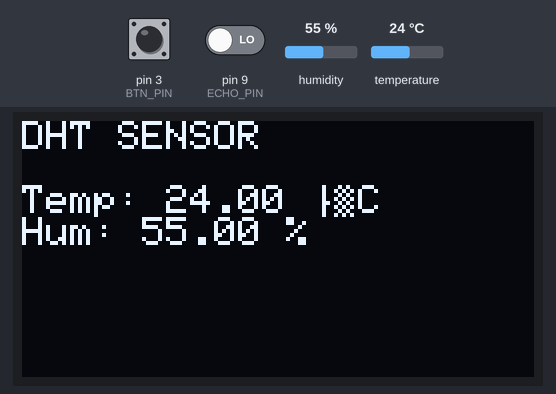
Recording of a sketch running on a simulated Arduino Uno, built with avr-gcc and run on an emulated ATmega328P. On the bench: 128×64 one-colour display. The test bench sets the inputs (shaded band); at power-on: humidity 55 %, pin 3 (BTN_PIN) HIGH, temperature 24 °C, pin 9 (ECHO_PIN) LOW.

Above: at 1.7 s.
1.8 s: humidity set to 22 %
At 3.9 s:
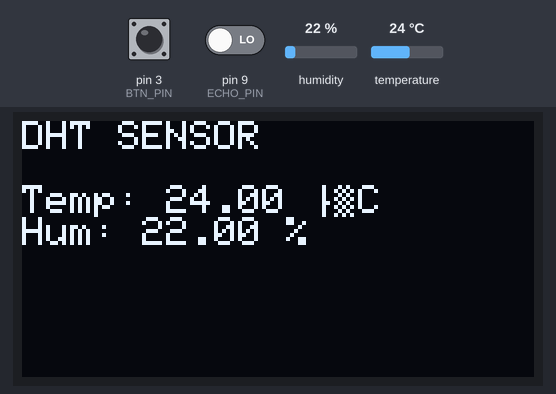
4.2 s: pin 3 (BTN_PIN) pulled LOW for 0.15 s
At 6.0 s:
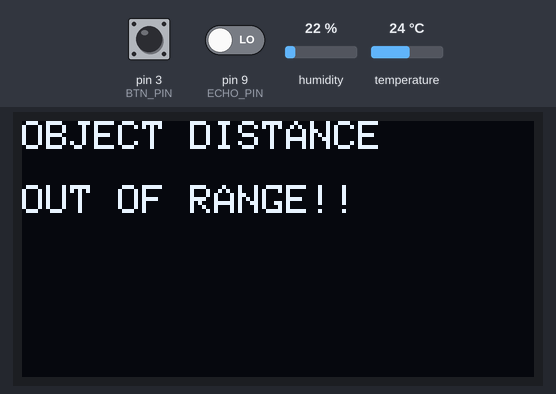
6.8 s: pin 3 (BTN_PIN) pulled LOW for 1 s
At 8.7 s:
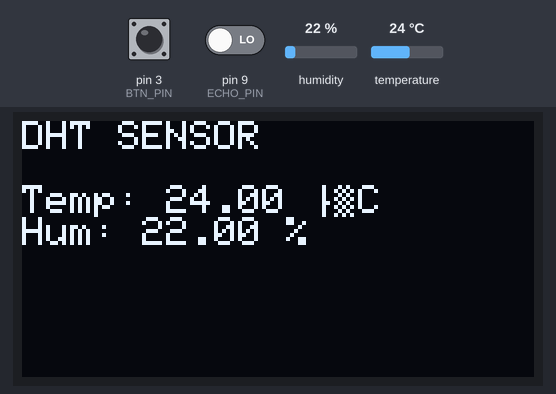
9.3 s: temperature set to 12 °C
At 11.0 s:
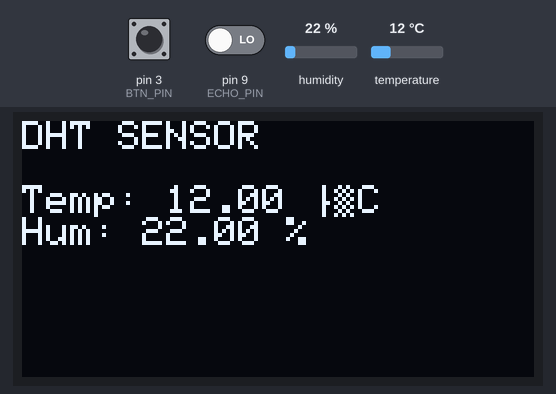
11.4 s: humidity set to 40 %
At 13.2 s:
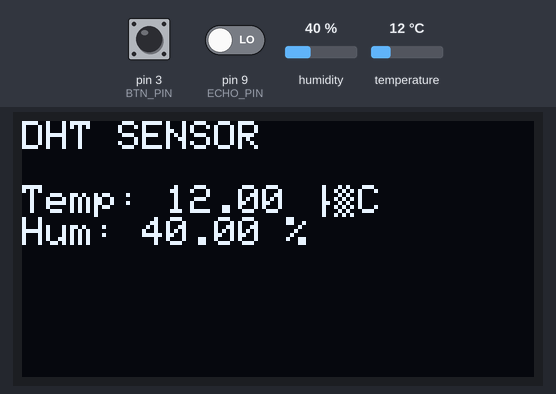
13.5 s: temperature set to 19 °C
Timing chart, 0 to 16.5 s (numbered marks = the images above; inputs shaded):
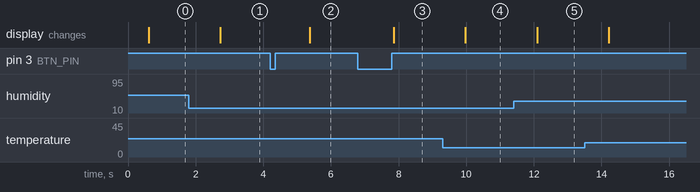

Measured:
- after the input at 1.8 s, the display: changes after 0.93 s (image 1)
- after the input at 4.2 s, the display: changes after 1.2 s (image 2)
- after the input at 6.8 s, the display: changes after 1.1 s (image 3)
- after the input at 9.3 s, the display: changes after 0.68 s (image 4)
- after the input at 11.4 s, the display: changes after 0.70 s (image 5)

The sketch:

hermes_code.ino
```cpp
#include <Wire.h>
#include<Adafruit_VL53L0X.h>
#include<Adafruit_GFX.h>
#include<Adafruit_SSD1306.h>
#include<DHT.h>

#define SCREEN_WIDTH 128
#define SCREEN_HEIGHT 64
#define OLED_RESET -1
#define OLED_ADDR 0x3c
#define ECHO_PIN 9
#define TRIG_PIN 10
#define DHT_PIN A1
#define BTN_PIN 3
#define DHTTYPE DHT11

Adafruit_SSD1306 display(SCREEN_WIDTH, SCREEN_HEIGHT, &Wire, OLED_RESET);

DHT dht(DHT_PIN,DHTTYPE);

// Adafruit_VL53L0X sensor_config = Adafruit_VL53L0X();

bool temp_state = 0; //State in which Screen Shows temperature data
bool lastBtnState = HIGH;
bool currentBtnState = HIGH;

void setup(){
  Serial.begin(9600);
  Wire.begin();
  dht.begin();

  pinMode(BTN_PIN, INPUT_PULLUP);
  pinMode(TRIG_PIN, OUTPUT);
  pinMode(ECHO_PIN, INPUT);

  if(!display.begin(SSD1306_SWITCHCAPVCC, OLED_ADDR)){
    Serial.println("OLED Display Intialization failed.");
    while(1);
  }

  display.clearDisplay();
  display.setTextColor(SSD1306_WHITE);
  display.setTextSize(1);
  display.setCursor(0, 10);
  display.println("Booting System...");
  display.display();
  delay(500);

  // if(!sensor_config.begin()){
  //   Serial.println("Failed to Load the IR Sensor");
  //   display.clearDisplay();
  //   display.setCursor(0, 10);
  //   display.println("Sensor Error");
  //   display.display();
  //   // while(1);
  // }
}

void loop() {

  currentBtnState = digitalRead(BTN_PIN);

  if(lastBtnState == HIGH && currentBtnState == LOW){
    temp_state = !temp_state;
    delay(50);
  }
  lastBtnState = currentBtnState;

  // VL53L0X_RangingMeasurementData_t measure;

  // sensor_config.rangingTest(&measure,false);

  display.clearDisplay();
  display.setTextSize(1);
  display.setCursor(0, 0);


  if(temp_state == false){
    float h = dht.readHumidity();
    float t = dht.readTemperature();

    display.println("DHT SENSOR\n");

    if(isnan(h) || isnan(t)){
      display.println("Failed to read\n from DHT Sensor");
    } else{
      display.print("Temp: ");
      display.print(t);
      display.print(" °C");

      display.println("");

      display.print("Hum: ");
      display.print(h);
      display.print(" %");
    }

  } else{
    digitalWrite(TRIG_PIN, LOW);
    delay(2);

    digitalWrite(TRIG_PIN, HIGH);
    delay(10);
    digitalWrite(TRIG_PIN, LOW);

    long duration = pulseIn(ECHO_PIN, HIGH);
    int dist = duration * 0.034 / 2;

    display.println("OBJECT DISTANCE\n");
    display.setTextSize(2);

    if(dist <= 0|| dist > 400){
      display.setTextSize(1);
      display.println("OUT OF RANGE!!");
    } else{
      display.print(dist);
      display.println(" cm");
    }
  }

  display.display();
  delay(100);

}
```
